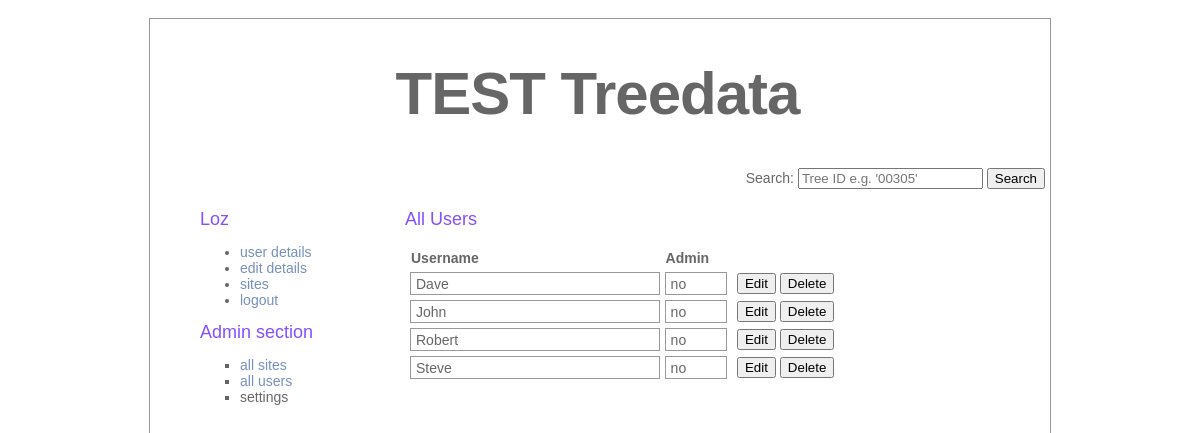
The app's page /pages/admin/admin_users_all.php (signed in) with its own data.
### tables this page shows
CREATE TABLE treedata_users (
    id INT NOT NULL AUTO_INCREMENT,
    username VARCHAR(100) PRIMARY KEY,
    f_name VARCHAR(100) NOT NULL,
    l_name VARCHAR(100) NOT NULL,
    address_line_1 VARCHAR(200),
    address_line_2 VARCHAR(200),
    city VARCHAR(50),
    postcode VARCHAR(8),
    mobile VARCHAR(11),
    password VARCHAR(100) NOT NULL,
    isAdmin BOOL NOT NULL,
    image VARCHAR(50),
    UNIQUE (id)
);

### pages/admin/admin_users_all.php (the view, shortened to what this page needs)
<?php
    $path = "../../";
    $subTitle = "All Users";
    include($path."assets/includes/site_details.php");
	include ($path."assets/includes/connection.php");
	if (!isset($_SESSION["authenticated_user"]) && !isset($_SESSION["isAdmin"]))
	{
		$_SESSION["message"] = "please log in using an admin account";
		header("Location: $site");
	}
	else
	{
		include($path."assets/includes/header.php");
		include($path."assets/includes/login.php");
	?>
			<div id="text">
                <h2><?php echo $subTitle; ?></h2>
                <p>
                	<?php
						$query = "	SELECT treedata_users.username, treedata_users.f_name, treedata_users.l_name, treedata_users.isAdmin
								FROM treedata_users ORDER BY username ASC";
	            		$result = mysqli_query ($connection, $query);
		        		if (mysqli_num_rows($result) > 0)
		        		{
	        				echo "<table class='usersAll'>";
	            			echo 	"<tr>";
	            			echo 		"<th>Username</th>";
	            			echo 		"<th>Admin</th>";
	            			echo 		"<th></th>";
	            			echo 	"</tr>";
							while($row = mysqli_fetch_array($result, MYSQLI_ASSOC))
		            		{
		            			if($row['username'] == $username)
		            			{
		            			}
		            			else
		            			{
			            			echo "<tr>";
				            			echo "<td>";
				            			echo 	$row['username'];
				            			echo "</td>";
				            			echo "<td>";
				            			if($row['isAdmin'] == 0)
				            				{echo "no";}
				            				else
				            				{echo "yes";}
				            			echo "</td>";
		            					echo "<td>";
				            			echo 	"<a href='javascript:{}' onclick=\"document.getElementById('editUser".$row['username']."').submit(); return false;\"><button>Edit</button></a>";
				            			echo 	"<a href='javascript:{}' onclick=\"document.getElementById('deleteUser".$row['username']."').submit(); return false;\"><button>Delete</button></a>";
				            			echo "</td>";
				            		echo "</tr>";
			            		}
		            		}
				            echo "</table>";
						}
		                else
		                {
		                	echo "<p>No details found <p>";
		                }
            		?>
    			</p>
			</div>
		</div>
	</body>
</html>
<?php
	}
?>

### assets/css/style.css (style rules this page uses)
#text { left: 255px; top: 180px; position: absolute; width: 600px; margin-top: 10px; }
body { color: #666; font-size: 14px; font-family: "Lucida Grande", Arial, sans-serif; font-weight: normal; margin-top: 0; margin-bottom: 0; }
p { margin-top: 5; }
h2 { color: #844fff; font-size: 18px; font-weight: normal; margin: 0px; }
table { width: 100%; margin: 0px; padding: 0px; text-align: left; }
a { color: #778fbd; text-decoration: none; }
table.usersAll { border: 0px solid #999; margin: 0px; padding: 0px; border-spacing: 5px; text-align: left; vertical-align: middle; width: 90%; }
table.usersAll td { border: 1px solid #999; margin: 0px; padding: 0px 0px 0px 5px; text-align: left; vertical-align: middle; background:; height: 21px; }
table.usersAll td:nth-child(1) { width: 48%; }
table.usersAll td:nth-child(2) { width: 12%; }
table.usersAll td:nth-child(3) { width: 40%; text-align: left; border: 0px; }

### records on screen
treedata_users: username "Dave", isAdmin "no"
treedata_users: username "John", isAdmin "no"
treedata_users: username "Robert", isAdmin "no"
treedata_users: username "Steve", isAdmin "no"

### other values on screen
$title "TEST Treedata"
$username "Loz"
$subTitle "All Users"
